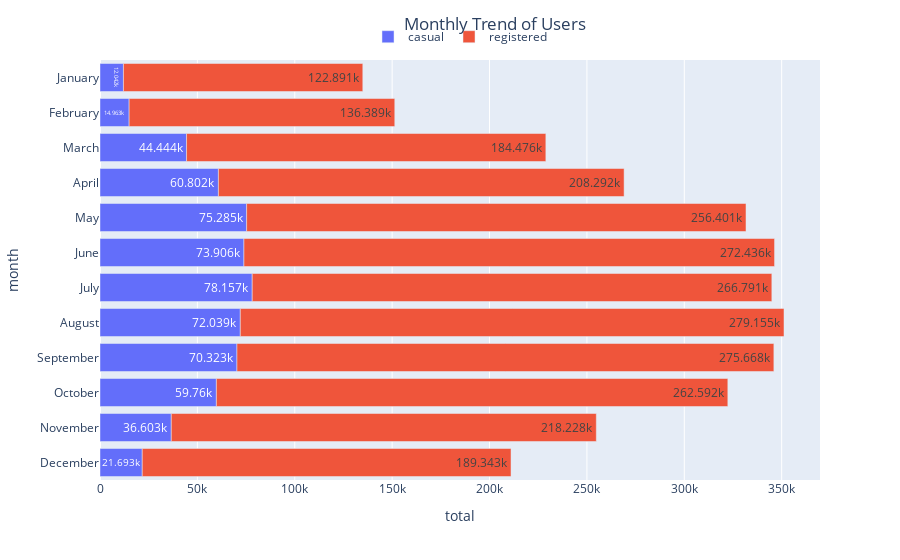

Here is the notebook cell this chart was saved with:
### Code cell
# Visualization chart 2
monthly_order = monthly_df['month'].unique().tolist()
chart2 = px.bar(monthly_df, x=['casual', 'registered'], y='month', category_orders={'month': monthly_order}, labels={'variable': 'user', 'value': 'total'}, text_auto=True)
chart2.update_layout(
  title={
    'text': 'Monthly Trend of Users',
    'x': 0.55,
    'xanchor': 'center'
  },
  legend={
    'orientation': 'h',
    'x': 0.5,
    'y': 1.09,
    'xanchor': 'center'
  },
  legend_title=None,
  xaxis_title='total'
)

### Figure 1 — Plotly figure (JSON) as saved in the notebook; plotly's stock layout.template omitted (floating-point values rounded to 4 significant figures)
{"data": [{"alignmentgroup": "True", "hovertemplate": "user=casual<br>total=%{x}<br>month=%{y}<extra></extra>", "legendgroup": "casual", "marker": {"color": "#636efa", "pattern": {"shape": ""}}, "name": "casual", "offsetgroup": "casual", "orientation": "h", "showlegend": true, "textposition": "auto", "texttemplate": "%{x}", "type": "bar", "x": [12042, 14963, 44444, 60802, 75285, 73906, 78157, 72039, 70323, 59760, 36603, 21693], "xaxis": "x", "y": ["January", "February", "March", "April", "May", "June", "July", "August", "September", "October", "November", "December"], "yaxis": "y"}, {"alignmentgroup": "True", "hovertemplate": "user=registered<br>total=%{x}<br>month=%{y}<extra></extra>", "legendgroup": "registered", "marker": {"color": "#EF553B", "pattern": {"shape": ""}}, "name": "registered", "offsetgroup": "registered", "orientation": "h", "showlegend": true, "textposition": "auto", "texttemplate": "%{x}", "type": "bar", "x": [122891, 136389, 184476, 208292, 256401, 272436, 266791, 279155, 275668, 262592, 218228, 189343], "xaxis": "x", "y": ["January", "February", "March", "April", "May", "June", "July", "August", "September", "October", "November", "December"], "yaxis": "y"}], "layout": {"barmode": "relative", "legend": {"orientation": "h", "title": {}, "tracegroupgap": 0, "x": 0.5, "xanchor": "center", "y": 1.09}, "margin": {"t": 60}, "title": {"text": "Monthly Trend of Users", "x": 0.55, "xanchor": "center"}, "xaxis": {"anchor": "y", "domain": [0, 1], "title": {"text": "total"}}, "yaxis": {"anchor": "x", "categoryarray": ["December", "November", "October", "September", "August", "July", "June", "May", "April", "March", "February", "January"], "categoryorder": "array", "domain": [0, 1], "title": {"text": "month"}}}}
